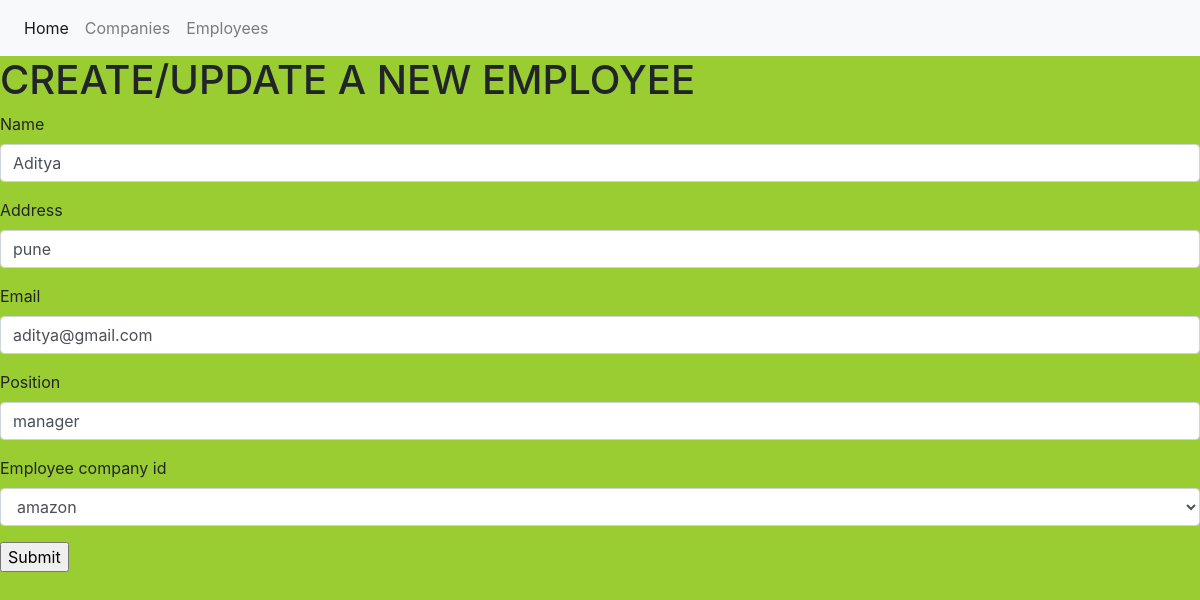
The page /EmployeeUpdate/2/ on the database its author committed.
### app1/models.py (models this page shows, shortened)
class Employee(models.Model):
    emp_id = models.IntegerField(primary_key=True)
    name = models.CharField(max_length=20)
    address = models.CharField(max_length=100)
    email = models.EmailField()
    position = models.CharField(max_length=25)
    employee_company_id = models.ForeignKey(Company,on_delete=models.CASCADE,related_name='employee')

class Company(models.Model):
    company_id = models.IntegerField(primary_key=True)
    domain = models.URLField()
    address = models.CharField(max_length=100)
    email = models.EmailField()
    name = models.CharField(max_length=50,default="")
    def __str__(self):
        return self.name

### app1/views.py (the view)
# urls.py: path('EmployeeUpdate/<int:pk>/',views.EmployeeUpdate.as_view(),name='EmployeeUpdate'),
class EmployeeUpdate(UpdateView):
    model = Employee
    fields = ['name','address','email','position','employee_company_id']
    success_url = "/"

### templates/app1/employee_form.html (shortened to what this page needs)
{% extends "base.html" %}{% load bootstrap3 %}
{% block content %}
<h1>CREATE/UPDATE A NEW EMPLOYEE</h1>
<form method="POST" enctype="multipart/form-data">
    {% bootstrap_form form %}
    <input type="submit" value="Submit">
</form>
{% endblock %}

### static/css/main.css (style rules this page uses)
body { background-color: yellowgreen; }

### rows shown on the page
Employee: name "Aditya", address "pune", email "aditya@gmail.com", position "manager", employee_company_id "amazon"
